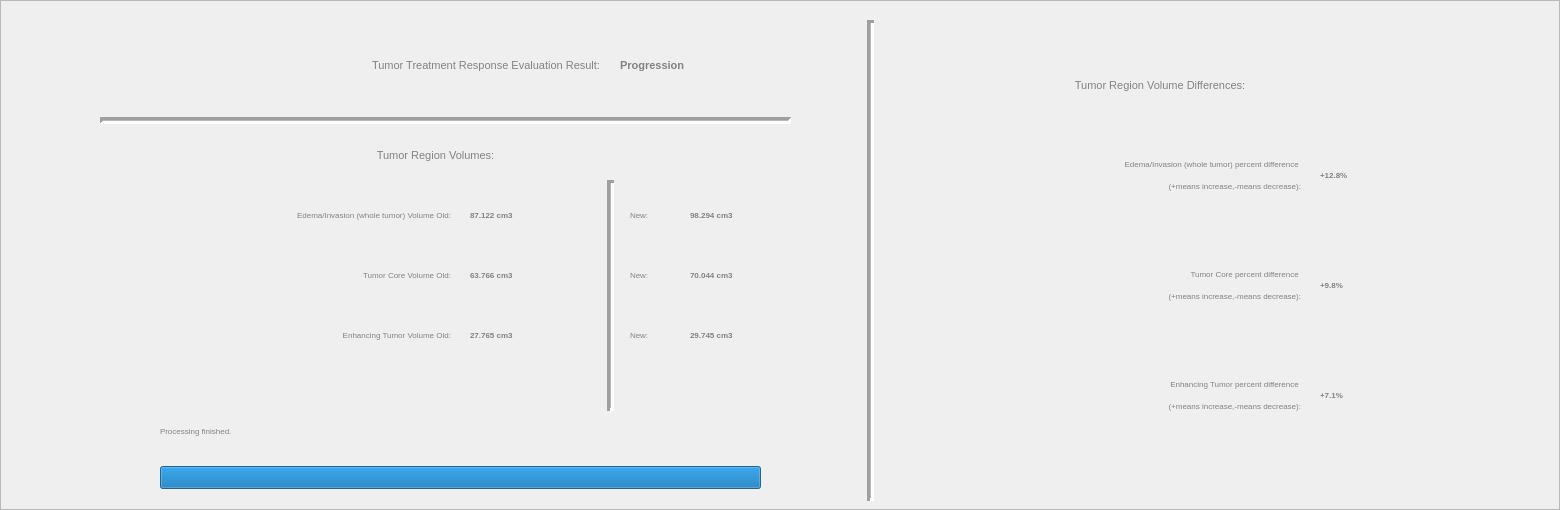
         <widget class="QFrame" name="frame_30">
          <property name="maximumSize">
           <size>
            <width>16777215</width>
            <height>600</height>
           </size>
          </property>
          <property name="styleSheet">
           <string notr="true"/>
          </property>
          <property name="frameShape">
           <enum>QFrame::StyledPanel</enum>
          </property>
          <property name="frameShadow">
           <enum>QFrame::Plain</enum>
          </property>
          <widget class="QLabel" name="label_37">
           <property name="geometry">
            <rect>
             <x>-40</x>
             <y>120</y>
             <width>951</width>
             <height>71</height>
            </rect>
           </property>
           <property name="font">
            <font>
             <family>Tahoma</family>
             <pointsize>8</pointsize>
            </font>
           </property>
           <property name="styleSheet">
            <string notr="true">background-color: rgba(255, 255, 255, 0);
color: rgb(130, 130, 130);</string>
           </property>
           <property name="text">
            <string>&lt;html&gt;&lt;head/&gt;&lt;body&gt;&lt;p&gt;Tumor Region Volumes:&lt;/p&gt;&lt;/body&gt;&lt;/html&gt;</string>
           </property>
           <property name="alignment">
            <set>Qt::AlignCenter</set>
           </property>
          </widget>
          <widget class="QLabel" name="currentProcessLabel_5">
           <property name="geometry">
            <rect>
             <x>160</x>
             <y>400</y>
             <width>601</width>
             <height>61</height>
            </rect>
           </property>
           <property name="font">
            <font>
             <pointsize>6</pointsize>
            </font>
           </property>
           <property name="styleSheet">
            <string notr="true">color: rgb(130, 130, 130);</string>
           </property>
           <property name="text">
            <string>Processing finished.</string>
           </property>
          </widget>
          <widget class="QProgressBar" name="progressBar_5">
           <property name="geometry">
            <rect>
             <x>160</x>
             <y>466</y>
             <width>601</width>
             <height>23</height>
            </rect>
           </property>
           <property name="value">
            <number>100</number>
           </property>
           <property name="textVisible">
            <bool>false</bool>
           </property>
          </widget>
          <widget class="QLabel" name="label_38">
           <property name="geometry">
            <rect>
             <x>890</x>
             <y>50</y>
             <width>540</width>
             <height>71</height>
            </rect>
           </property>
           <property name="font">
            <font>
             <family>Tahoma</family>
             <pointsize>8</pointsize>
            </font>
           </property>
           <property name="styleSheet">
            <string notr="true">background-color: rgba(255, 255, 255, 0);
color: rgb(130, 130, 130);</string>
           </property>
           <property name="text">
            <string>&lt;html&gt;&lt;head/&gt;&lt;body&gt;&lt;p&gt;Tumor Region Volume Differences:&lt;/p&gt;&lt;/body&gt;&lt;/html&gt;</string>
           </property>
           <property name="alignment">
            <set>Qt::AlignCenter</set>
           </property>
          </widget>
          <widget class="QLabel" name="label_39">
           <property name="geometry">
            <rect>
             <x>850</x>
             <y>140</y>
             <width>451</width>
             <height>71</height>
            </rect>
           </property>
           <property name="font">
            <font>
             <family>Tahoma</family>
             <pointsize>6</pointsize>
            </font>
           </property>
           <property name="styleSheet">
            <string notr="true">background-color: rgba(255, 255, 255, 0);
color: rgb(130, 130, 130);</string>
           </property>
           <property name="text">
            <string>&lt;html&gt;&lt;head/&gt;&lt;body&gt;&lt;p&gt;Edema/Invasion (whole tumor) percent difference &lt;/p&gt;&lt;p&gt;(+means increase,-means decrease):&lt;/p&gt;&lt;/body&gt;&lt;/html&gt;</string>
           </property>
           <property name="alignment">
            <set>Qt::AlignRight|Qt::AlignTrailing|Qt::AlignVCenter</set>
           </property>
          </widget>
          <widget class="QLabel" name="label_40">
           <property name="geometry">
            <rect>
             <x>950</x>
             <y>250</y>
             <width>351</width>
             <height>71</height>
            </rect>
           </property>
           <property name="font">
            <font>
             <family>Tahoma</family>
             <pointsize>6</pointsize>
            </font>
           </property>
           <property name="styleSheet">
            <string notr="true">background-color: rgba(255, 255, 255, 0);
color: rgb(130, 130, 130);</string>
           </property>
           <property name="text">
            <string>&lt;html&gt;&lt;head/&gt;&lt;body&gt;&lt;p&gt;Tumor Core percent difference &lt;/p&gt;&lt;p&gt;(+means increase,-means decrease):&lt;/p&gt;&lt;/body&gt;&lt;/html&gt;</string>
           </property>
           <property name="alignment">
            <set>Qt::AlignRight|Qt::AlignTrailing|Qt::AlignVCenter</set>
           </property>
          </widget>
          <widget class="QLabel" name="label_41">
           <property name="geometry">
            <rect>
             <x>950</x>
             <y>360</y>
             <width>351</width>
             <height>71</height>
            </rect>
           </property>
           <property name="font">
            <font>
             <family>Tahoma</family>
             <pointsize>6</pointsize>
            </font>
           </property>
           <property name="styleSheet">
            <string notr="true">background-color: rgba(255, 255, 255, 0);
color: rgb(130, 130, 130);</string>
           </property>
           <property name="text">
            <string>&lt;html&gt;&lt;head/&gt;&lt;body&gt;&lt;p&gt;Enhancing Tumor percent difference &lt;/p&gt;&lt;p&gt;(+means increase,-means decrease):&lt;/p&gt;&lt;/body&gt;&lt;/html&gt;</string>
           </property>
           <property name="alignment">
            <set>Qt::AlignRight|Qt::AlignTrailing|Qt::AlignVCenter</set>
           </property>
          </widget>
          <widget class="QLabel" name="label_42">
           <property name="geometry">
            <rect>
             <x>100</x>
             <y>300</y>
             <width>351</width>
             <height>71</height>
            </rect>
           </property>
           <property name="font">
            <font>
             <family>Tahoma</family>
             <pointsize>6</pointsize>
            </font>
           </property>
           <property name="styleSheet">
            <string notr="true">background-color: rgba(255, 255, 255, 0);
color: rgb(130, 130, 130);</string>
           </property>
           <property name="text">
            <string>&lt;html&gt;&lt;head/&gt;&lt;body&gt;&lt;p&gt;Enhancing Tumor Volume Old:&lt;/p&gt;&lt;/body&gt;&lt;/html&gt;</string>
           </property>
           <property name="alignment">
            <set>Qt::AlignRight|Qt::AlignTrailing|Qt::AlignVCenter</set>
           </property>
          </widget>
          <widget class="QLabel" name="label_43">
           <property name="geometry">
            <rect>
             <x>100</x>
             <y>240</y>
             <width>351</width>
             <height>71</height>
            </rect>
           </property>
           <property name="font">
            <font>
             <family>Tahoma</family>
             <pointsize>6</pointsize>
            </font>
           </property>
           <property name="styleSheet">
            <string notr="true">background-color: rgba(255, 255, 255, 0);
color: rgb(130, 130, 130);</string>
           </property>
           <property name="text">
            <string>&lt;html&gt;&lt;head/&gt;&lt;body&gt;&lt;p&gt;Tumor Core Volume Old:&lt;/p&gt;&lt;/body&gt;&lt;/html&gt;</string>
           </property>
           <property name="alignment">
            <set>Qt::AlignRight|Qt::AlignTrailing|Qt::AlignVCenter</set>
           </property>
          </widget>
          <widget class="QLabel" name="label_44">
           <property name="geometry">
            <rect>
             <x>0</x>
             <y>180</y>
             <width>451</width>
             <height>71</height>
            </rect>
           </property>
           <property name="font">
            <font>
             <family>Tahoma</family>
             <pointsize>6</pointsize>
            </font>
           </property>
           <property name="styleSheet">
            <string notr="true">background-color: rgba(255, 255, 255, 0);
color: rgb(130, 130, 130);</string>
           </property>
           <property name="text">
            <string>&lt;html&gt;&lt;head/&gt;&lt;body&gt;&lt;p&gt;Edema/Invasion (whole tumor) Volume Old:&lt;/p&gt;&lt;/body&gt;&lt;/html&gt;</string>
           </property>
           <property name="alignment">
            <set>Qt::AlignRight|Qt::AlignTrailing|Qt::AlignVCenter</set>
           </property>
          </widget>
          <widget class="QLabel" name="label_45">
           <property name="geometry">
            <rect>
             <x>630</x>
             <y>300</y>
             <width>351</width>
             <height>71</height>
            </rect>
           </property>
           <property name="font">
            <font>
             <family>Tahoma</family>
             <pointsize>6</pointsize>
            </font>
           </property>
           <property name="styleSheet">
            <string notr="true">background-color: rgba(255, 255, 255, 0);
color: rgb(130, 130, 130);</string>
           </property>
           <property name="text">
            <string>&lt;html&gt;&lt;head/&gt;&lt;body&gt;&lt;p&gt;New:&lt;/p&gt;&lt;/body&gt;&lt;/html&gt;</string>
           </property>
           <property name="alignment">
            <set>Qt::AlignLeading|Qt::AlignLeft|Qt::AlignVCenter</set>
           </property>
          </widget>
          <widget class="QLabel" name="label_46">
           <property name="geometry">
            <rect>
             <x>630</x>
             <y>240</y>
             <width>351</width>
             <height>71</height>
            </rect>
           </property>
           <property name="font">
            <font>
             <family>Tahoma</family>
             <pointsize>6</pointsize>
            </font>
           </property>
           <property name="styleSheet">
            <string notr="true">background-color: rgba(255, 255, 255, 0);
color: rgb(130, 130, 130);</string>
           </property>
           <property name="text">
            <string>&lt;html&gt;&lt;head/&gt;&lt;body&gt;&lt;p&gt;New:&lt;/p&gt;&lt;/body&gt;&lt;/html&gt;</string>
           </property>
           <property name="alignment">
            <set>Qt::AlignLeading|Qt::AlignLeft|Qt::AlignVCenter</set>
           </property>
          </widget>
          <widget class="QLabel" name="label_47">
           <property name="geometry">
            <rect>
             <x>630</x>
             <y>180</y>
             <width>451</width>
             <height>71</height>
            </rect>
           </property>
           <property name="font">
            <font>
             <family>Tahoma</family>
             <pointsize>6</pointsize>
            </font>
           </property>
           <property name="styleSheet">
            <string notr="true">background-color: rgba(255, 255, 255, 0);
color: rgb(130, 130, 130);</string>
           </property>
           <property name="text">
            <string>&lt;html&gt;&lt;head/&gt;&lt;body&gt;&lt;p&gt;New:&lt;/p&gt;&lt;/body&gt;&lt;/html&gt;</string>
           </property>
           <property name="alignment">
            <set>Qt::AlignLeading|Qt::AlignLeft|Qt::AlignVCenter</set>
           </property>
          </widget>
          <widget class="Line" name="line_3">
           <property name="geometry">
            <rect>
             <x>860</x>
             <y>20</y>
             <width>20</width>
             <height>481</height>
            </rect>
           </property>
           <property name="styleSheet">
            <string notr="true">border-color: rgb(255, 255, 255);
selection-color: rgb(255, 255, 255);
alternate-background-color: rgb(255, 255, 255);
gridline-color: rgb(255, 255, 255);</string>
           </property>
           <property name="frameShadow">
            <enum>QFrame::Sunken</enum>
           </property>
           <property name="lineWidth">
            <number>3</number>
           </property>
           <property name="midLineWidth">
            <number>1</number>
           </property>
           <property name="orientation">
            <enum>Qt::Vertical</enum>
           </property>
          </widget>
          <widget class="Line" name="line_4">
           <property name="geometry">
            <rect>
             <x>600</x>
             <y>180</y>
             <width>20</width>
             <height>231</height>
            </rect>
           </property>
           <property name="styleSheet">
            <string notr="true">border-color: rgb(255, 255, 255);
selection-color: rgb(255, 255, 255);
alternate-background-color: rgb(255, 255, 255);
gridline-color: rgb(255, 255, 255);</string>
           </property>
           <property name="frameShadow">
            <enum>QFrame::Sunken</enum>
           </property>
           <property name="lineWidth">
            <number>3</number>
           </property>
           <property name="midLineWidth">
            <number>1</number>
           </property>
           <property name="orientation">
            <enum>Qt::Vertical</enum>
           </property>
          </widget>
          <widget class="QLabel" name="label_48">
           <property name="geometry">
            <rect>
             <x>690</x>
             <y>240</y>
             <width>151</width>
             <height>71</height>
            </rect>
           </property>
           <property name="font">
            <font>
             <family>Tahoma</family>
             <pointsize>6</pointsize>
             <weight>75</weight>
             <bold>true</bold>
            </font>
           </property>
           <property name="styleSheet">
            <string notr="true">background-color: rgba(255, 255, 255, 0);
color: rgb(130, 130, 130);</string>
           </property>
           <property name="text">
            <string>&lt;html&gt;&lt;head/&gt;&lt;body&gt;&lt;p&gt;70.044 cm3&lt;/p&gt;&lt;/body&gt;&lt;/html&gt;</string>
           </property>
           <property name="alignment">
            <set>Qt::AlignLeading|Qt::AlignLeft|Qt::AlignVCenter</set>
           </property>
          </widget>
          <widget class="QLabel" name="label_49">
           <property name="geometry">
            <rect>
             <x>690</x>
             <y>180</y>
             <width>141</width>
             <height>71</height>
            </rect>
           </property>
           <property name="font">
            <font>
             <family>Tahoma</family>
             <pointsize>6</pointsize>
             <weight>75</weight>
             <bold>true</bold>
            </font>
           </property>
           <property name="styleSheet">
            <string notr="true">background-color: rgba(255, 255, 255, 0);
color: rgb(130, 130, 130);</string>
           </property>
           <property name="text">
            <string>&lt;html&gt;&lt;head/&gt;&lt;body&gt;&lt;p&gt;98.294 cm3&lt;/p&gt;&lt;/body&gt;&lt;/html&gt;</string>
           </property>
           <property name="alignment">
            <set>Qt::AlignLeading|Qt::AlignLeft|Qt::AlignVCenter</set>
           </property>
          </widget>
          <widget class="QLabel" name="label_50">
           <property name="geometry">
            <rect>
             <x>690</x>
             <y>300</y>
             <width>231</width>
             <height>71</height>
            </rect>
           </property>
           <property name="font">
            <font>
             <family>Tahoma</family>
             <pointsize>6</pointsize>
             <weight>75</weight>
             <bold>true</bold>
            </font>
           </property>
           <property name="styleSheet">
            <string notr="true">background-color: rgba(255, 255, 255, 0);
color: rgb(130, 130, 130);</string>
           </property>
           <property name="text">
            <string>&lt;html&gt;&lt;head/&gt;&lt;body&gt;&lt;p&gt;29.745 cm3&lt;/p&gt;&lt;/body&gt;&lt;/html&gt;</string>
           </property>
           <property name="alignment">
            <set>Qt::AlignLeading|Qt::AlignLeft|Qt::AlignVCenter</set>
           </property>
          </widget>
          <widget class="QLabel" name="label_51">
           <property name="geometry">
            <rect>
             <x>470</x>
             <y>240</y>
             <width>151</width>
             <height>71</height>
            </rect>
           </property>
           <property name="font">
            <font>
             <family>Tahoma</family>
             <pointsize>6</pointsize>
             <weight>75</weight>
             <bold>true</bold>
            </font>
           </property>
           <property name="styleSheet">
            <string notr="true">background-color: rgba(255, 255, 255, 0);
color: rgb(130, 130, 130);</string>
           </property>
           <property name="text">
            <string>&lt;html&gt;&lt;head/&gt;&lt;body&gt;&lt;p&gt;63.766 cm3&lt;/p&gt;&lt;/body&gt;&lt;/html&gt;</string>
           </property>
           <property name="alignment">
            <set>Qt::AlignLeading|Qt::AlignLeft|Qt::AlignVCenter</set>
           </property>
          </widget>
          <widget class="QLabel" name="label_52">
           <property name="geometry">
            <rect>
             <x>470</x>
             <y>180</y>
             <width>171</width>
             <height>71</height>
            </rect>
           </property>
           <property name="font">
            <font>
             <family>Tahoma</family>
             <pointsize>6</pointsize>
             <weight>75</weight>
             <bold>true</bold>
            </font>
           </property>
           <property name="styleSheet">
            <string notr="true">background-color: rgba(255, 255, 255, 0);
color: rgb(130, 130, 130);</string>
           </property>
           <property name="text">
            <string>&lt;html&gt;&lt;head/&gt;&lt;body&gt;&lt;p&gt;87.122 cm3&lt;/p&gt;&lt;/body&gt;&lt;/html&gt;</string>
           </property>
           <property name="alignment">
            <set>Qt::AlignLeading|Qt::AlignLeft|Qt::AlignVCenter</set>
           </property>
          </widget>
          <widget class="QLabel" name="label_53">
           <property name="geometry">
            <rect>
             <x>470</x>
             <y>300</y>
             <width>171</width>
             <height>71</height>
            </rect>
           </property>
           <property name="font">
            <font>
             <family>Tahoma</family>
             <pointsize>6</pointsize>
             <weight>75</weight>
             <bold>true</bold>
            </font>
           </property>
           <property name="styleSheet">
            <string notr="true">background-color: rgba(255, 255, 255, 0);
color: rgb(130, 130, 130);</string>
           </property>
           <property name="text">
            <string>&lt;html&gt;&lt;head/&gt;&lt;body&gt;&lt;p&gt;27.765 cm3&lt;/p&gt;&lt;/body&gt;&lt;/html&gt;</string>
           </property>
           <property name="alignment">
            <set>Qt::AlignLeading|Qt::AlignLeft|Qt::AlignVCenter</set>
           </property>
          </widget>
          <widget class="QLabel" name="label_54">
           <property name="geometry">
            <rect>
             <x>1320</x>
             <y>360</y>
             <width>231</width>
             <height>71</height>
            </rect>
           </property>
           <property name="font">
            <font>
             <family>Tahoma</family>
             <pointsize>6</pointsize>
             <weight>75</weight>
             <bold>true</bold>
            </font>
           </property>
           <property name="styleSheet">
            <string notr="true">background-color: rgba(255, 255, 255, 0);
color: rgb(130, 130, 130);</string>
           </property>
           <property name="text">
            <string>&lt;html&gt;&lt;head/&gt;&lt;body&gt;&lt;p&gt;+7.1%&lt;/p&gt;&lt;/body&gt;&lt;/html&gt;</string>
           </property>
           <property name="alignment">
            <set>Qt::AlignLeading|Qt::AlignLeft|Qt::AlignVCenter</set>
           </property>
          </widget>
          <widget class="QLabel" name="label_55">
           <property name="geometry">
            <rect>
             <x>1320</x>
             <y>250</y>
             <width>151</width>
             <height>71</height>
            </rect>
           </property>
           <property name="font">
            <font>
             <family>Tahoma</family>
             <pointsize>6</pointsize>
             <weight>75</weight>
             <bold>true</bold>
            </font>
           </property>
           <property name="styleSheet">
            <string notr="true">background-color: rgba(255, 255, 255, 0);
color: rgb(130, 130, 130);</string>
           </property>
           <property name="text">
            <string>&lt;html&gt;&lt;head/&gt;&lt;body&gt;&lt;p&gt;+9.8%&lt;/p&gt;&lt;/body&gt;&lt;/html&gt;</string>
           </property>
           <property name="alignment">
            <set>Qt::AlignLeading|Qt::AlignLeft|Qt::AlignVCenter</set>
           </property>
          </widget>
          <widget class="QLabel" name="label_56">
           <property name="geometry">
            <rect>
             <x>1320</x>
             <y>140</y>
             <width>141</width>
             <height>71</height>
            </rect>
           </property>
           <property name="font">
            <font>
             <family>Tahoma</family>
             <pointsize>6</pointsize>
             <weight>75</weight>
             <bold>true</bold>
            </font>
           </property>
           <property name="styleSheet">
            <string notr="true">background-color: rgba(255, 255, 255, 0);
color: rgb(130, 130, 130);</string>
           </property>
           <property name="text">
            <string>&lt;html&gt;&lt;head/&gt;&lt;body&gt;&lt;p&gt;+12.8%&lt;/p&gt;&lt;/body&gt;&lt;/html&gt;</string>
           </property>
           <property name="alignment">
            <set>Qt::AlignLeading|Qt::AlignLeft|Qt::AlignVCenter</set>
           </property>
          </widget>
          <widget class="QLabel" name="label_57">
           <property name="geometry">
            <rect>
             <x>-110</x>
             <y>30</y>
             <width>710</width>
             <height>71</height>
            </rect>
           </property>
           <property name="font">
            <font>
             <family>Tahoma</family>
             <pointsize>8</pointsize>
            </font>
           </property>
           <property name="styleSheet">
            <string notr="true">background-color: rgba(255, 255, 255, 0);
color: rgb(130, 130, 130);</string>
           </property>
           <property name="text">
            <string>&lt;html&gt;&lt;head/&gt;&lt;body&gt;&lt;p&gt;Tumor Treatment Response Evaluation Result:&lt;/p&gt;&lt;/body&gt;&lt;/html&gt;</string>
           </property>
           <property name="alignment">
            <set>Qt::AlignRight|Qt::AlignTrailing|Qt::AlignVCenter</set>
           </property>
          </widget>
          <widget class="QLabel" name="label_58">
           <property name="geometry">
            <rect>
             <x>620</x>
             <y>30</y>
             <width>141</width>
             <height>71</height>
            </rect>
           </property>
           <property name="font">
            <font>
             <family>Tahoma</family>
             <pointsize>8</pointsize>
             <weight>75</weight>
             <bold>true</bold>
            </font>
           </property>
           <property name="styleSheet">
            <string notr="true">background-color: rgba(255, 255, 255, 0);
color: rgb(130, 130, 130);</string>
           </property>
           <property name="text">
            <string>&lt;html&gt;&lt;head/&gt;&lt;body&gt;&lt;p&gt;Progression&lt;/p&gt;&lt;/body&gt;&lt;/html&gt;</string>
           </property>
           <property name="alignment">
            <set>Qt::AlignLeading|Qt::AlignLeft|Qt::AlignVCenter</set>
           </property>
          </widget>
          <widget class="Line" name="line_5">
           <property name="geometry">
            <rect>
             <x>100</x>
             <y>110</y>
             <width>691</width>
             <height>20</height>
            </rect>
           </property>
           <property name="lineWidth">
            <number>3</number>
           </property>
           <property name="midLineWidth">
            <number>1</number>
           </property>
           <property name="orientation">
            <enum>Qt::Horizontal</enum>
           </property>
          </widget>
         </widget>
